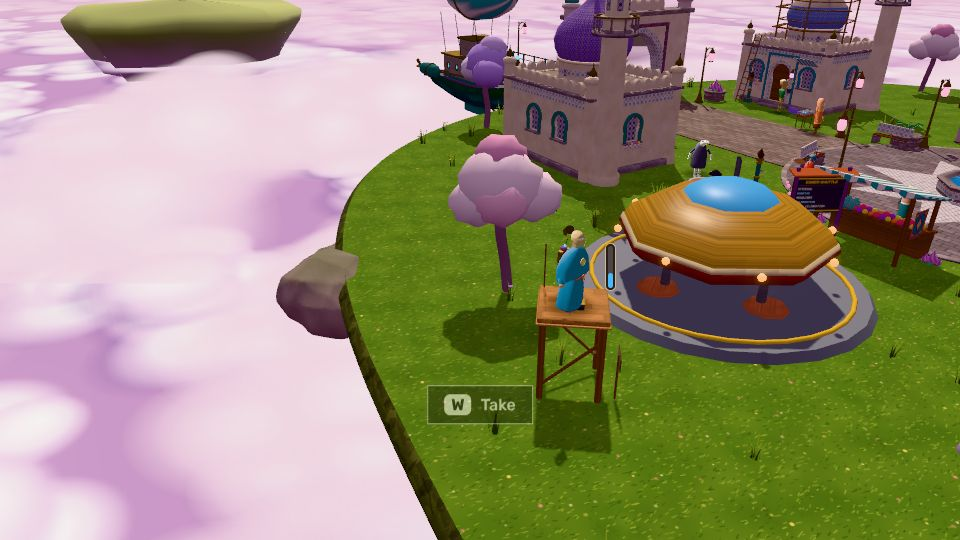
#> input picture lba2-remaster/captures/jetpack/04-on-the-test-step.jpg, 960 x 540 px
$ python patches.py ../../../../captures/jetpack/04-on-the-test-step.jpg ../../../../captures/jetpack/01-peg-in-workshop.jpg
#> lines starting #> are read from the running program, lines starting #| are printed output that depends on the picture; after the words box and inside, x2 and y2 are one past the last pixel; in counts of white or black regions, pixels touching at a corner belong together
# PERF-CPU: how many differing pixels (over 8 levels) lie inside a differing 3x3 block — a surface that changed (a
# coincident face drawn in another order) — rather than on a one-pixel line (an edge rasterized a hair differently).
#   python3 -I patches.py a.png b.png
import sys
from PIL import Image, ImageChops, ImageFilter
a = Image.open(sys.argv[1]).convert('RGB'); b = Image.open(sys.argv[2]).convert('RGB')
#> further down, a is the input picture: PIL image 960x540 RGB; mean R, G, B 151.2, 141.4, 117.3
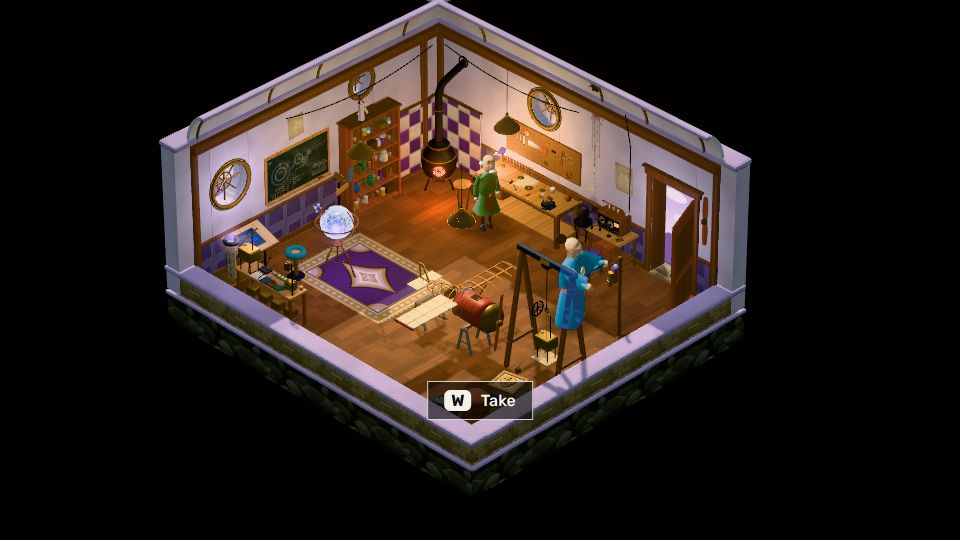
#> input picture lba2-remaster/captures/jetpack/01-peg-in-workshop.jpg, 960 x 540 px
#> further down, b is the input picture: PIL image 960x540 RGB; mean R, G, B 43.9, 33.3, 27.7
d = ImageChops.difference(a, b).convert('L').point(lambda v: 255 if v > 8 else 0)
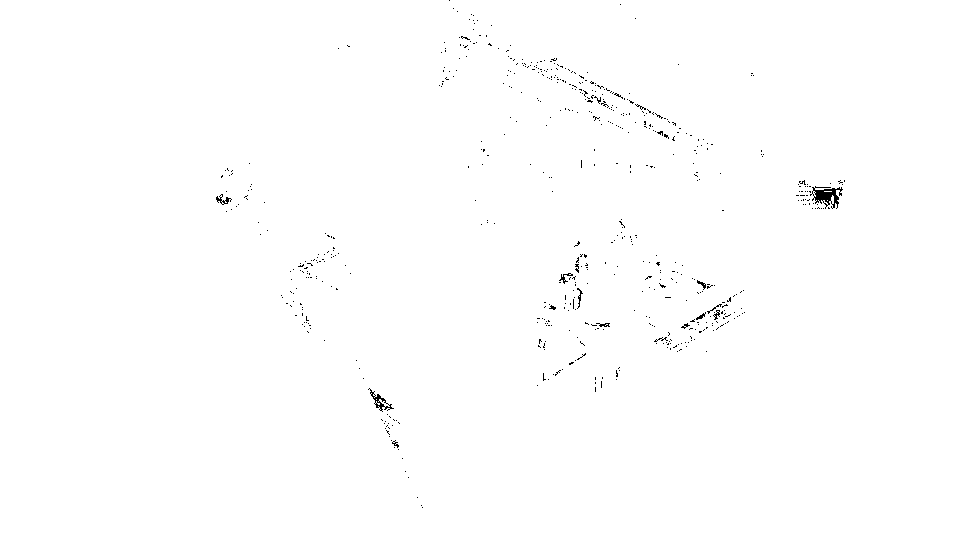
#> d: PIL image 960x540 L; 99.6% white; black in thin lines or dots, all inside (x1, y1, x2, y2) = (216, 0, 845, 508)
core = d.filter(ImageFilter.MinFilter(3))
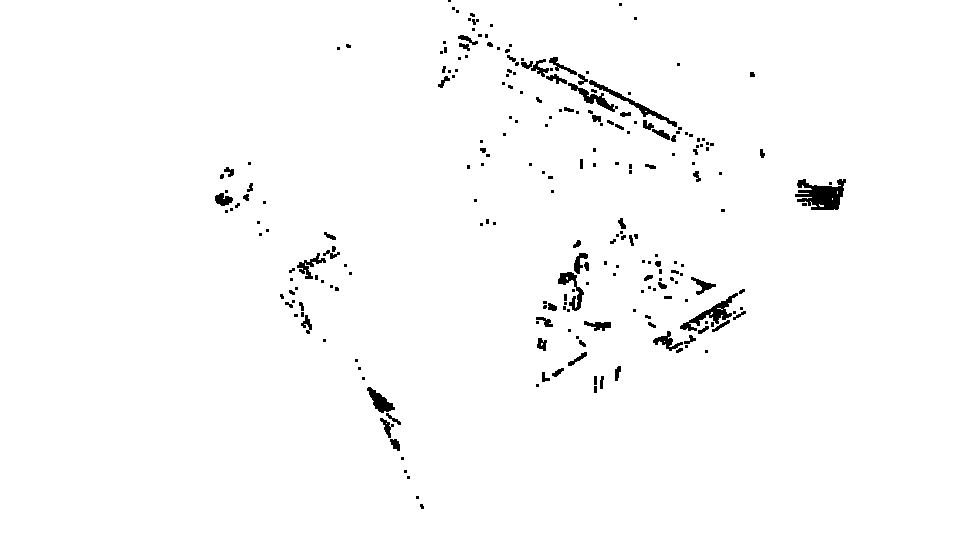
#> core: PIL image 960x540 L; 98.3% white; 236 black regions (154 under 20 px), largest, box (x1, y1, x2, y2) and area: (795, 179, 846, 210) 974, (680, 293, 738, 331) 555, (589, 80, 677, 127) 447
n = sum(1 for v in d.getdata() if v); c = sum(1 for v in core.getdata() if v)
#> after `n = sum((1 for v in d.getdata() if v))`: n = 516165
#> after `c = sum((1 for v in core.getdata() if v))`: c = 509380
print(f'{n} pixels differ by more than 8 levels; {c} of them inside a 3x3 block of differing pixels (a changed surface), bbox {core.getbbox()}')
#| 516165 pixels differ by more than 8 levels; 509380 of them inside a 3x3 block of differing pixels (a changed surface), bbox (0, 0, 960, 540)
